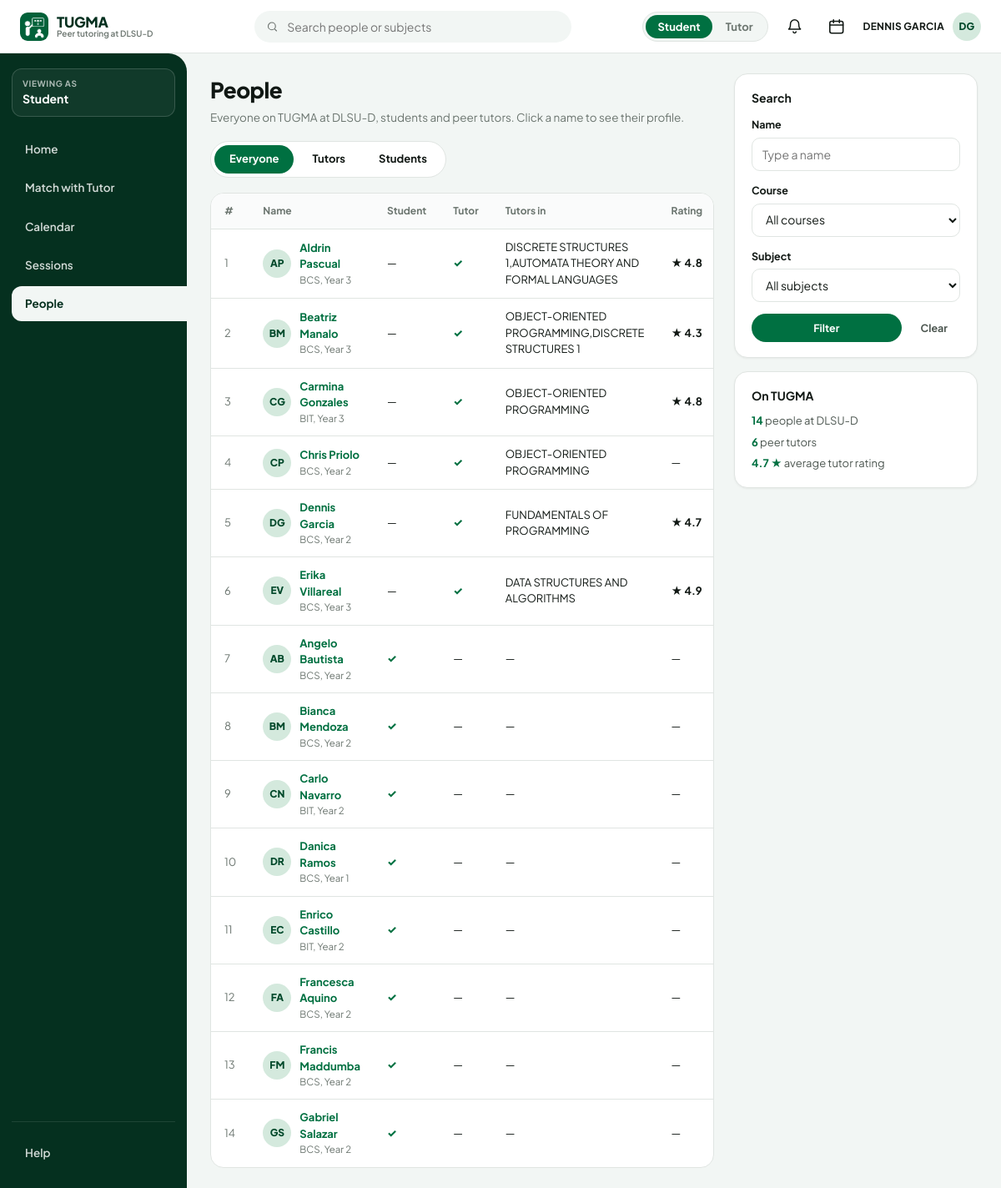
Page /people (signed in) on the committed database.
### tables this page shows
CREATE TABLE tutors (
    tutor_id    INTEGER PRIMARY KEY,
    name        TEXT NOT NULL,
    grade_level INTEGER NOT NULL CHECK (grade_level > 0),
    course      TEXT NOT NULL,
    verified    INTEGER NOT NULL DEFAULT 0
                CHECK (verified IN (0, 1)),
    capacity    INTEGER NOT NULL DEFAULT 5
                CHECK (capacity > 0)
);

CREATE TABLE students (
    student_id      INTEGER PRIMARY KEY,
    name            TEXT NOT NULL,
    grade_level     INTEGER NOT NULL CHECK (grade_level > 0),
    course          TEXT NOT NULL,
    bio             TEXT,
    study_notes     TEXT,
    interests       TEXT,
    learning_style  TEXT,
    preferred_setup TEXT,
    free_time       TEXT
);

### app.py (the view)
@app.route("/people")
@login_required("member")
def people_page():
    db = get_db()
    tab = request.args.get("tab", "everyone")
    q = (request.args.get("q") or "").strip().lower()
    course_filter = (request.args.get("course") or "").strip()
    subject_filter = (request.args.get("subject") or "").strip()
    tutors = db.fetch_all(
        "SELECT t.tutor_id, t.name, t.course, t.grade_level, t.verified, "
        "GROUP_CONCAT(DISTINCT sub.subject_name) AS teaches, "
        "ROUND(AVG(rs.score), 1) AS rating "
        "FROM tutors t "
        "LEFT JOIN tutor_subjects ts ON ts.tutor_id = t.tutor_id "
        "LEFT JOIN subjects sub ON sub.subject_id = ts.subject_id "
        "LEFT JOIN tutor_reviews tr ON tr.tutor_id = t.tutor_id "
        "LEFT JOIN tutor_review_scores rs ON rs.review_id = tr.review_id "
        "WHERE t.verified = 1 "
        "GROUP BY t.tutor_id ORDER BY t.name"
    )
    students = db.fetch_all(
        "SELECT s.student_id, s.name, s.course, s.grade_level "
        "FROM students s "
        "WHERE s.student_id IN (SELECT DISTINCT student_id FROM student_subjects) "
        "ORDER BY s.name"
    )
    people_rows = []
    for t in tutors:
        people_rows.append({
            "kind": "tutor",
            "id": t["tutor_id"],
            "name": t["name"],
            "course": t["course"],
            "grade_level": t["grade_level"],
            "is_student": False,
            "is_tutor": True,
            "verified": bool(t["verified"]),
            "teaches": t["teaches"] or "—",
            "rating": t["rating"],
        })
    for s in students:
        people_rows.append({
            "kind": "student",
            "id": s["student_id"],
            "name": s["name"],
            "course": s["course"],
            "grade_level": s["grade_level"],
            "is_student": True,
            "is_tutor": False,
            "verified": True,
            "teaches": "—",
            "rating": None,
        })
    if tab == "tutors":
        people_rows = [p for p in people_rows if p["is_tutor"]]
    elif tab == "students":
        people_rows = [p for p in people_rows if p["is_student"]]
    if q:
        people_rows = [
            p for p in people_rows
            if q in p["name"].lower() or q in p["teaches"].lower() or q in p["course"].lower()
        ]
    if course_filter:
        people_rows = [p for p in people_rows if p["course"] == course_filter]
    if subject_filter:
        people_rows = [p for p in people_rows if subject_filter.lower() in p["teaches"].lower()]
    courses = sorted({p["course"] for p in people_rows if p["course"]})
    subjects = [r["subject_name"] for r in db.fetch_all("SELECT subject_name FROM subjects ORDER BY subject_name")]
    ratings = [t["rating"] for t in tutors if t["rating"] is not None]
    avg_rating = round(sum(ratings) / len(ratings), 1) if ratings else "—"
    return render_template(
        "portal/people.html",
        people=people_rows,
        tab=tab,
        q=q,
        course_filter=course_filter,
        subject_filter=subject_filter,
        courses=courses,
        subjects=subjects,
        total_people=len(tutors) + len(students),
        total_tutors=len(tutors),
        avg_rating=avg_rating,
    )

### app.py (called while the page is built)
def get_db():
    if "db" not in g:
        g.db = Database(DB_PATH)
    return g.db

def current_user():
    uid = session.get("user_id")
    if not uid:
        return None
    if "current_user" not in g:
        g.current_user = get_user(get_db(), uid)
    return g.current_user

def initials(name):
    parts = [p for p in (name or "").split() if p]
    if not parts:
        return "?"
    if len(parts) == 1:
        return parts[0][:2].upper()
    return (parts[0][0] + parts[-1][0]).upper()

def active_mode(user):
    if not user or user["role"] == "admin":
        return None
    modes = user["modes"]
    mode = session.get("mode")
    if mode not in modes and modes:
        mode = modes[0]
        session["mode"] = mode
    return mode

def login_required(role=None):
    def decorator(fn):
        @wraps(fn)
        def wrapper(*args, **kwargs):
            user = current_user()
            if not user:
                session.clear()
                return redirect(url_for("login_page"))
            if role == "admin" and user["role"] != "admin":
                flash("Administrator access is required.", "error")
                return redirect(url_for("home"))
            if role == "member" and user["role"] == "admin":
                return redirect(url_for("admin_home"))
            return fn(*args, **kwargs)
        return wrapper
    return decorator

### services/auth_service.py (called while the page is built)
def _session_dict(row):
    modes = []
    if row["student_id"] is not None:
        modes.append("Learning")
    if row["tutor_id"] is not None:
        modes.append("Tutoring")
    return {
        "user_id": row["user_id"],
        "email": row["email"],
        "role": row["role"],  # 'member' or 'admin'
        "student_id": row["student_id"],
        "tutor_id": row["tutor_id"],
        "modes": modes,
        "name": row["name"],
    }

def get_user(db, user_id):
    row = db.fetch_one(_USER_QUERY + " WHERE u.user_id = ?", (user_id,))
    if row is None or not row["is_active"]:
        return None
    return _session_dict(row)

def require_role(db, user_id, *roles):
    user = get_user(db, user_id)
    allowed = user is not None and (
        user["role"] in roles
        or ("student" in roles and user["student_id"] is not None)
        or ("tutor" in roles and user["tutor_id"] is not None)
    )
    if not allowed:
        raise PermissionDenied("You do not have access to this operation.")
    return user

### services/session_service.py (called while the page is built)
def _now():
    return datetime.now()

### templates/portal/people.html (shortened to what this page needs)
{% extends "base.html" %}
{% block content %}
<h1 class="page-title">People</h1>
<p class="page-subtitle">Everyone on TUGMA at DLSU-D, students and peer tutors. Click a name to see their profile.</p>
<div class="tab-bar">
  <a href="{{ url_for('people_page', tab='everyone', q=q) }}" class="tab-pill {{ 'active' if tab == 'everyone' else '' }}">Everyone</a>
  <a href="{{ url_for('people_page', tab='tutors', q=q) }}" class="tab-pill {{ 'active' if tab == 'tutors' else '' }}">Tutors</a>
  <a href="{{ url_for('people_page', tab='students', q=q) }}" class="tab-pill {{ 'active' if tab == 'students' else '' }}">Students</a>
</div>
<div class="table-wrap">
  <table class="data-table">
    <thead>
      <tr>
        <th>#</th>
        <th>Name</th>
        <th>Student</th>
        <th>Tutor</th>
        <th>Tutors in</th>
        <th>Rating</th>
      </tr>
    </thead>
    <tbody>
      {% for p in people %}
        <tr>
          <td style="color:var(--muted);">{{ loop.index }}</td>
          <td>
            <a href="{{ url_for('tutor_profile', tutor_id=p.id) if p.kind == 'tutor' else url_for('student_profile', student_id=p.id) }}" style="display:flex; align-items:center; gap:10px;">
              <span class="avatar avatar-sm">{{ initials(p.name) }}</span>
              <div>
                <div style="font-weight:700; color:var(--primary);">{{ p.name }}</div>
                <div style="font-size:11.5px; color:var(--muted);">{{ p.course }}, Year {{ p.grade_level }}</div>
              </div>
            </a>
          </td>
          <td>{% if p.is_student %}<span style="color:var(--primary); font-weight:800;">✓</span>{% else %}—{% endif %}</td>
          <td>{% if p.is_tutor %}<span style="color:var(--primary); font-weight:800;">✓</span>{% else %}—{% endif %}</td>
          <td>{{ p.teaches }}</td>
          <td>{% if p.rating %}<span style="font-weight:700;">★ {{ p.rating }}</span>{% else %}—{% endif %}</td>
        </tr>
      {% else %}
        <tr><td colspan="6" style="text-align:center; color:var(--muted); padding:24px;">No people match your filters.</td></tr>
      {% endfor %}
    </tbody>
  </table>
</div>
{% endblock %}
{% block right_rail %}
<aside class="right-rail">
  <div class="card">
    <strong style="color:var(--ink); display:block; margin-bottom:12px;">Search</strong>
    <form action="{{ url_for('people_page') }}" method="get">
      <div class="form-group">
        <label class="form-label">Name</label>
        <input type="text" name="q" class="form-control" placeholder="Type a name" value="{{ q }}">
      </div>
      <div class="form-group">
        <label class="form-label">Course</label>
        <select name="course" class="form-control">
          <option value="">All courses</option>
        </select>
      </div>
      <div class="form-group">
        <label class="form-label">Subject</label>
        <select name="subject" class="form-control">
          <option value="">All subjects</option>
        </select>
      </div>
      <div style="display:flex; gap:8px;">
        <button type="submit" class="btn btn-primary btn-sm" style="flex:1;">Filter</button>
        <a href="{{ url_for('people_page') }}" class="btn btn-ghost btn-sm">Clear</a>
      </div>
    </form>
  </div>
  <div class="card">
    <strong style="color:var(--ink); display:block; margin-bottom:10px;">On TUGMA</strong>
    <div style="display:flex; flex-direction:column; gap:6px; font-size:13px;">
      <div><strong style="color:var(--primary);">{{ total_people }}</strong> people at DLSU-D</div>
      <div><strong style="color:var(--primary);">{{ total_tutors }}</strong> peer tutors</div>
      <div><strong style="color:var(--primary);">{{ avg_rating }} ★</strong> average tutor rating</div>
    </div>
  </div>
</aside>
{% endblock %}

### templates/base.html (shortened to what this page needs)
<!DOCTYPE html>
<html lang="en">
<head>
  <link rel="stylesheet" href="{{ url_for('static', filename='css/tugma.css') }}">
</head>
<body class="{{ 'tutor-theme' if mode == 'Tutoring' else '' }}">
  {% block body %}
  <header class="topbar">
    <a href="{{ url_for('admin_home' if user and user.role == 'admin' else 'home') }}" class="brand-link">
      <img src="{{ url_for('serve_assets', filename='logo.png') }}" alt="TUGMA" class="brand-logo">
      <div class="brand-text-wrap">
        <span class="brand-title">TUGMA</span>
        <span class="brand-sub">Peer tutoring at DLSU-D</span>
      </div>
    </a>
    {% if user and user.role == 'member' %}
    <form class="topbar-search" action="{{ url_for('people_page') }}" method="get">
      <img src="{{ url_for('serve_assets', filename='icons/Search Icon/20/Ink.svg') }}" alt="" class="search-icon">
      <input type="text" name="q" placeholder="Search people or subjects" value="{{ request.args.get('q', '') }}">
    </form>
    {% else %}
    <div style="flex:1;"></div>
    {% endif %}
    <div class="topbar-right">
      {% if user and user.role == 'member' %}
        <form action="{{ url_for('switch_mode') }}" method="post" class="mode-toggle">
          <button type="submit" name="mode" value="Learning" class="{{ 'active' if mode == 'Learning' else '' }}">Student</button>
          <button type="submit" name="mode" value="Tutoring" class="{{ 'active' if mode == 'Tutoring' else '' }}">Tutor</button>
        </form>
        <a href="{{ url_for('sessions_page', tab='pending') }}" class="icon-btn" title="Session notifications">
          <img src="{{ url_for('serve_assets', filename='icons/Bell Icon/16/Ink.svg') }}" alt="Notifications" width="18" height="18" onerror="this.style.display='none'">
        </a>
        <a href="{{ url_for('calendar_page') }}" class="icon-btn" title="Calendar">
          <img src="{{ url_for('serve_assets', filename='icons/Calendar Icon/16/Ink.svg') }}" alt="Calendar" width="18" height="18" onerror="this.style.display='none'">
        </a>
        <a href="{{ url_for('my_profile') }}" class="user-chip">
          <span>{{ user.name }}</span>
          <span class="avatar avatar-sm">{{ initials(user.name) }}</span>
        </a>
      {% elif user and user.role == 'admin' %}
        <span class="pill pill-green">Administrator</span>
        <span class="user-chip">
          <span>{{ user.name }}</span>
          <span class="avatar avatar-sm">{{ initials(user.name) }}</span>
        </span>
      {% endif %}
    </div>
  </header>
  <div class="app-shell">
    <aside class="sidebar">
      <div>
        <div class="viewing-as-card">
          <div>
            <div class="viewing-as-label">VIEWING AS</div>
            <div class="viewing-as-val">
              {% if user and user.role == 'admin' %}
                Administrator
              {% elif mode == 'Tutoring' %}
                Tutor
              {% else %}
                Student
              {% endif %}
            </div>
          </div>
        </div>
        <nav class="nav-list">
          {% if user and user.role == 'admin' %}
            {% set ep = request.endpoint %}
            <a href="{{ url_for('admin_home') }}" class="nav-item {{ 'active' if ep == 'admin_home' else '' }}">Home</a>
            <a href="{{ url_for('admin_matches') }}" class="nav-item {{ 'active' if ep == 'admin_matches' else '' }}">Matches</a>
            <a href="{{ url_for('admin_people') }}" class="nav-item {{ 'active' if ep == 'admin_people' else '' }}">People</a>
            <a href="{{ url_for('admin_inspector') }}" class="nav-item {{ 'active' if ep == 'admin_inspector' else '' }}">Can these two match?</a>
            <a href="{{ url_for('admin_accounts') }}" class="nav-item {{ 'active' if ep == 'admin_accounts' else '' }}">Accounts</a>
            <a href="{{ url_for('admin_settings') }}" class="nav-item {{ 'active' if ep == 'admin_settings' else '' }}">Settings</a>
            <a href="{{ url_for('admin_matching_works') }}" class="nav-item {{ 'active' if ep == 'admin_matching_works' else '' }}">How the matching works</a>
          {% else %}
            {% set ep = request.endpoint %}
            <a href="{{ url_for('home') }}" class="nav-item {{ 'active' if ep == 'home' else '' }}">
              <span>Home</span>
            </a>
            <a href="{{ url_for('classes_page') }}" class="nav-item {{ 'active' if ep == 'classes_page' else '' }}">
              <span>{{ 'Match with Tutor' if mode == 'Learning' else 'Match with Tutee' }}</span>
            </a>
            <a href="{{ url_for('calendar_page') }}" class="nav-item {{ 'active' if ep == 'calendar_page' else '' }}">
              <span>Calendar</span>
            </a>
            <a href="{{ url_for('sessions_page') }}" class="nav-item {{ 'active' if ep == 'sessions_page' else '' }}">
              <span>Sessions</span>
            </a>
            <a href="{{ url_for('people_page') }}" class="nav-item {{ 'active' if ep == 'people_page' else '' }}">
              <span>People</span>
            </a>
          {% endif %}
        </nav>
      </div>
      <div class="sidebar-footer">
        {% if user and user.role == 'admin' %}
          <form action="{{ url_for('logout') }}" method="post">
            <button type="submit" class="nav-item" style="width:100%; border:none; background:none; cursor:pointer; text-align:left;">Log out</button>
          </form>
        {% else %}
          <a href="{{ url_for('help_page') }}" class="nav-item {{ 'active' if request.endpoint == 'help_page' else '' }}">Help</a>
        {% endif %}
      </div>
    </aside>
    <main class="main-workspace">
      <div class="main-column">
        {% block content %}{% endblock %}
      </div>
      {% block right_rail %}{% endblock %}
    </main>
  </div>
  {% endblock %}
</body>
</html>

### rows in the picture
tutors: name "DENNIS GARCIA", name "DG", name "Dennis Garcia", course "BCS", grade_level "2", teaches "FUNDAMENTALS OF PROGRAMMING", rating "4.7"
tutors: name "AP", name "Aldrin Pascual", course "BCS", grade_level "3", teaches "DISCRETE STRUCTURES 1,AUTOMATA THEORY AND FORMAL LANGUAGES", rating "4.8"
tutors: name "BM", name "Beatriz Manalo", course "BCS", grade_level "3", teaches "OBJECT-ORIENTED PROGRAMMING,DISCRETE STRUCTURES 1", rating "4.3"
tutors: name "CG", name "Carmina Gonzales", course "BIT", grade_level "3", teaches "OBJECT-ORIENTED PROGRAMMING", rating "4.8"
tutors: name "CP", name "Chris Priolo", course "BCS", grade_level "2", teaches "OBJECT-ORIENTED PROGRAMMING"
tutors: name "EV", name "Erika Villareal", course "BCS", grade_level "3", teaches "DATA STRUCTURES AND ALGORITHMS", rating "4.9"
students: name "AB", name "Angelo Bautista", course "BCS", grade_level "2", teaches "—"
students: name "BM", name "Bianca Mendoza", course "BCS", grade_level "2", teaches "—"
students: name "CN", name "Carlo Navarro", course "BIT", grade_level "2", teaches "—"
students: name "DR", name "Danica Ramos", course "BCS", grade_level "1", teaches "—"
students: name "EC", name "Enrico Castillo", course "BIT", grade_level "2", teaches "—"
students: name "FA", name "Francesca Aquino", course "BCS", grade_level "2", teaches "—"
students: name "FM", name "Francis Maddumba", course "BCS", grade_level "2", teaches "—"
students: name "GS", name "Gabriel Salazar", course "BCS", grade_level "2", teaches "—"

### other values in the picture
{{ initials(user.name) }} "DG"
{{ 'Match with Tutor' if mode == 'Learning' else 'Match with Tutee' }} "Match with Tutor"
{{ total_people }} "14"
{{ total_tutors }} "6"
{{ avg_rating }} "4.7"
